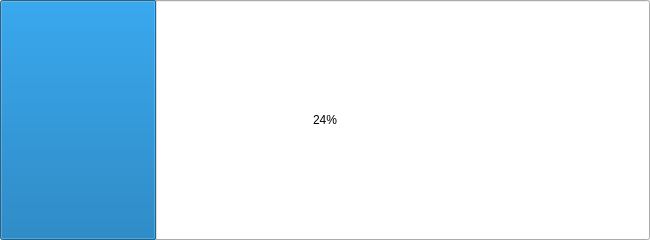
<?xml version="1.0" encoding="UTF-8"?>
<ui version="4.0">
 <class>process_bar_widget</class>
 <widget class="QDialog" name="process_bar_widget">
  <property name="geometry">
   <rect>
    <x>0</x>
    <y>0</y>
    <width>650</width>
    <height>240</height>
   </rect>
  </property>
  <property name="windowTitle">
   <string>Dialog</string>
  </property>
  <widget class="QProgressBar" name="progressBar">
   <property name="geometry">
    <rect>
     <x>0</x>
     <y>0</y>
     <width>650</width>
     <height>240</height>
    </rect>
   </property>
   <property name="value">
    <number>24</number>
   </property>
  </widget>
 </widget>
 <resources/>
 <connections/>
</ui>
